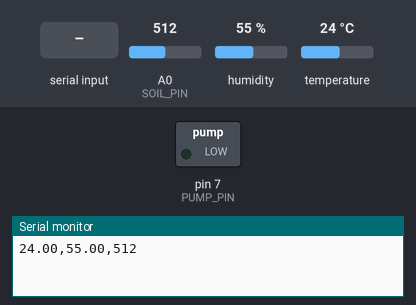
A sketch run on a simulated Arduino Uno, built with avr-gcc and run on an emulated ATmega328P. On the bench: switched loads named in the sketch (green lamp = pin HIGH), the last lines printed to the serial monitor. The test bench sets the inputs (shaded band); at power-on: A0 (SOIL_PIN) = 512, humidity 55 %, temperature 24 °C.

Above: at 1.2 s.
1.3 s: "PUMP:5\n" received over Serial
At 2.5 s:
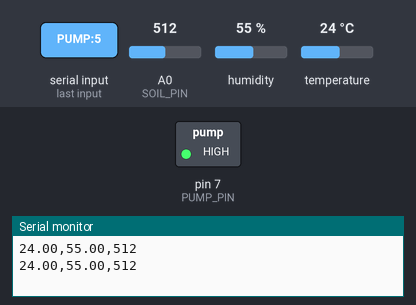
7.3 s: "PUMP:90\n" received over Serial
At 34.5 s:
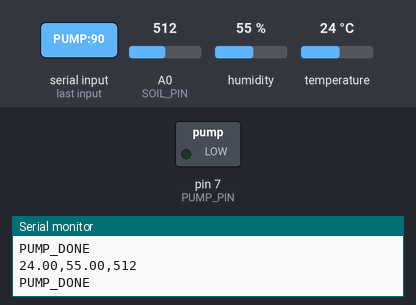
Timing chart, 0 to 35.0 s (numbered marks = the images above; inputs shaded):
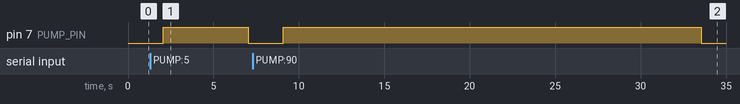

The sketch:

plant_monitor.ino
```cpp
#include <DHT.h>

#define DHTPIN 2
#define DHTTYPE DHT11
DHT dht(DHTPIN, DHTTYPE);

#define SOIL_PIN A0
#define PUMP_PIN 7  // 水泵控制引脚（接继电器）

void setup() {
  Serial.begin(9600);
  dht.begin();
  pinMode(PUMP_PIN, OUTPUT);
  digitalWrite(PUMP_PIN, LOW);  // 初始关闭
}

void loop() {
  // ----- 1. 发送传感器数据 -----
  float temp = dht.readTemperature();
  float humi = dht.readHumidity();
  int soil = analogRead(SOIL_PIN);

  Serial.print(temp);
  Serial.print(",");
  Serial.print(humi);
  Serial.print(",");
  Serial.println(soil);

  // ----- 2. 接收树莓派指令 -----
  if (Serial.available() > 0) {
    String cmd = Serial.readStringUntil('\n');
    cmd.trim();

    if (cmd.startsWith("PUMP:")) {
      // 解析浇水秒数，格式 "PUMP:5"
      int seconds = cmd.substring(5).toInt();

      // 开水泵
      digitalWrite(PUMP_PIN, HIGH);

      // 延时
      delay(seconds * 1000);

      // 关水泵
      digitalWrite(PUMP_PIN, LOW);

      // 回复树莓派：浇水完成
      Serial.println("PUMP_DONE");
    }
  }

  delay(2000);
}
```

Measured:
- after the input at 1.3 s, pin 7 (PUMP_PIN): LOW → HIGH after 0.75 s, → LOW 5.0 s later
- after the input at 7.3 s, pin 7 (PUMP_PIN): LOW → HIGH after 1.8 s, → LOW 24.5 s later
